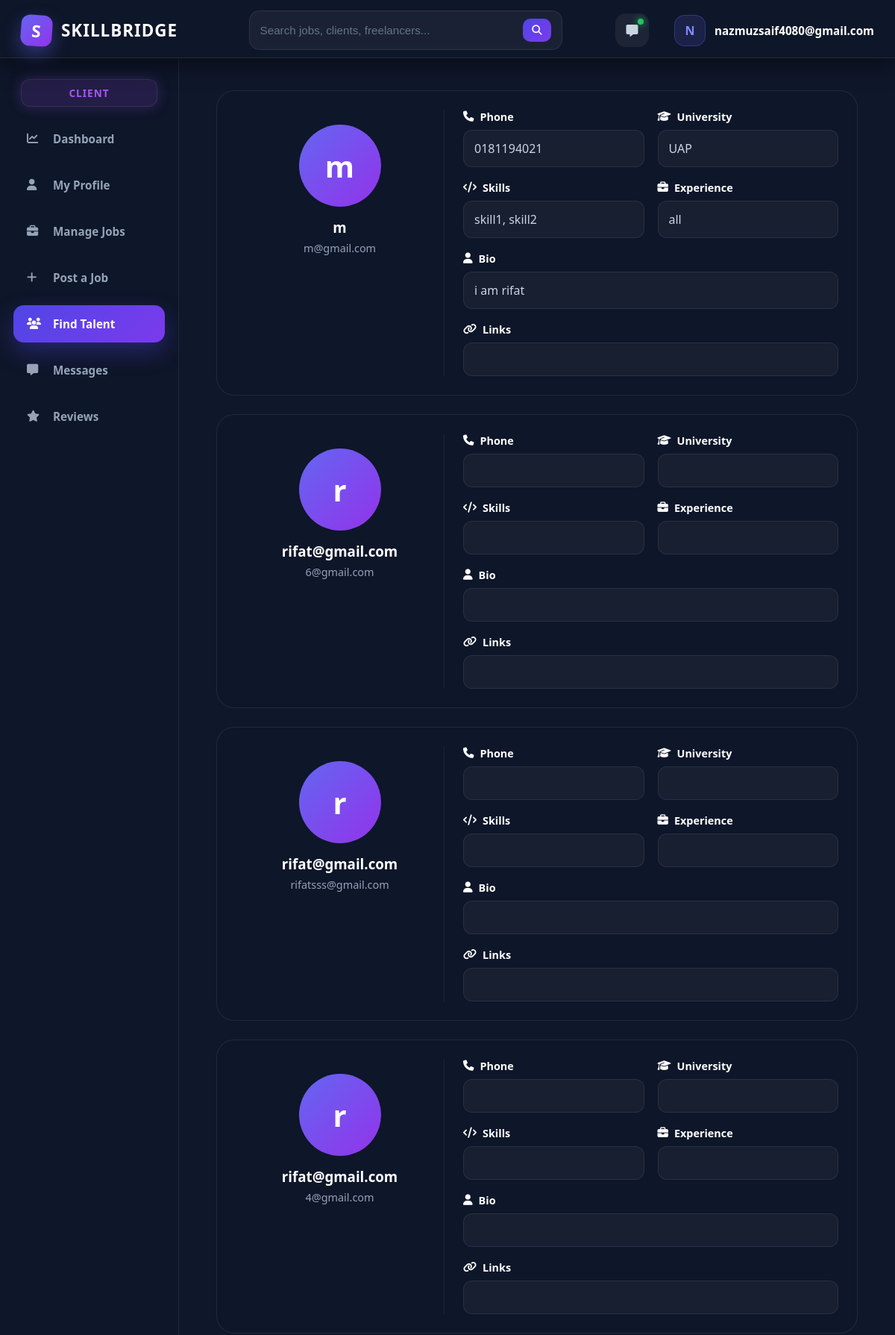
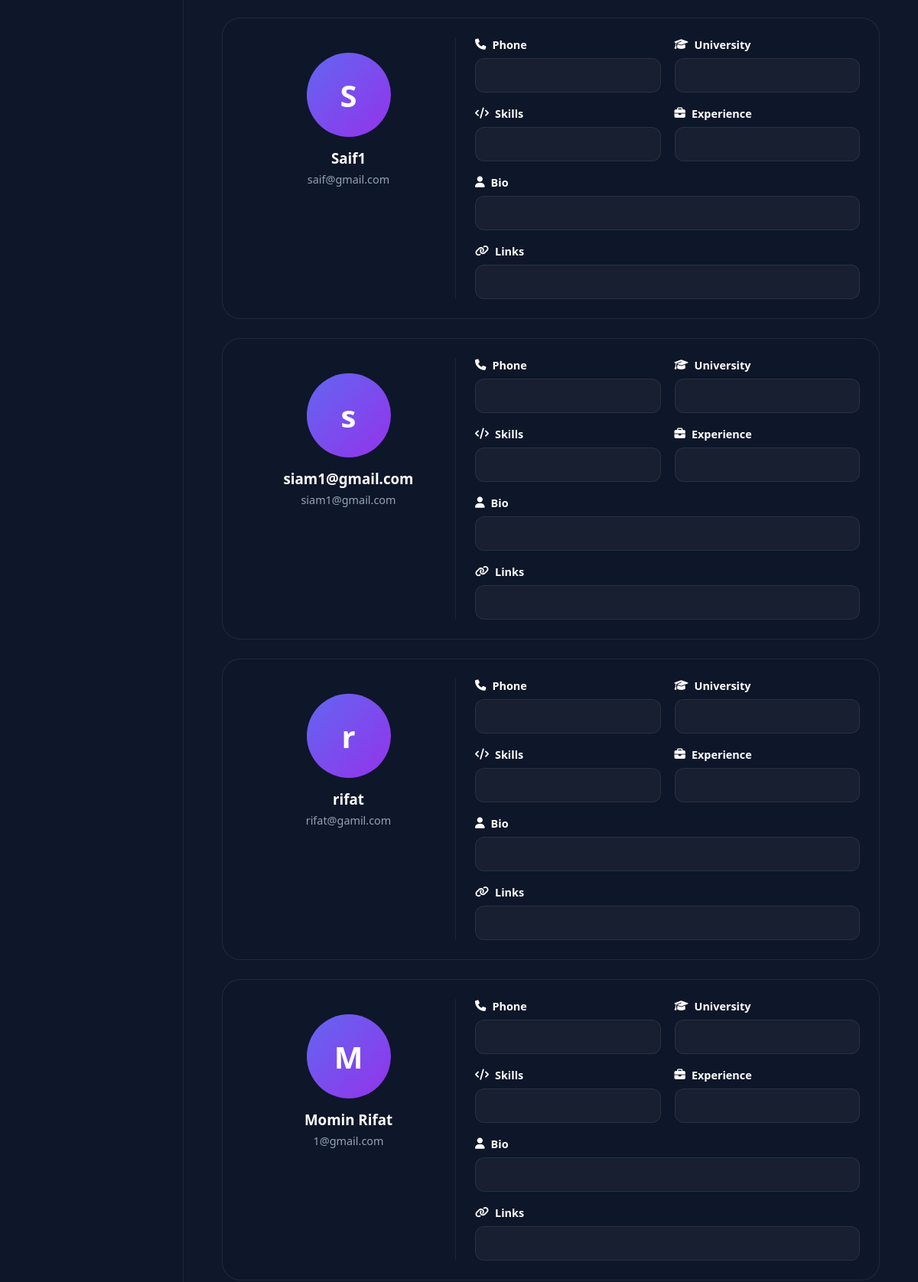
Screenshot of /users/find-talents/ (signed in, upper part) with the database file from the repository (2 pictures, top to bottom).
### users/models.py (models this page shows, shortened)
class FreelancerProfile(models.Model):
    user = models.OneToOneField(User, on_delete=models.CASCADE)
    name = models.CharField(max_length=200)
    email = models.EmailField(unique=True)
    phone = models.CharField(max_length=20)
    address = models.TextField()
    universityname = models.CharField(max_length=200, blank=True)
    degree = models.CharField(max_length=200, blank=True)
    skills = models.TextField()
    experience = models.TextField(blank=True)
    bio = models.TextField(blank=True)
    portfolio_link = models.URLField(blank=True)
    githublink = models.URLField(blank=True)
    linkedinlink = models.URLField(blank=True)
    profileimage = models.ImageField(upload_to='profiles/', blank=True, null=True)
    resume = models.FileField(upload_to='resumes/', blank=True, null=True)
    nidnumber = models.CharField(max_length=50)
    createdat = models.DateTimeField(auto_now_add=True)

### users/views.py (the view)
# urls.py: path('find-talents/',views.find_talents,name='findtalents'),
@login_required
def find_talents(request):
    freelancers = FreelancerProfile.objects.all().order_by('-createdat')
    context = {
        'freelancers': freelancers,
        'role': 'client'
    }
    return render(request, 'users/find_talents.html', context)

### templates/users/find_talents.html (shortened to what this page needs)
{% extends 'core/base.html' %}
{% load static %}
{% block extra_css %}
<link rel="stylesheet" href="{% static 'css/user/find_talents.css' %}">
<link rel="stylesheet" href="https://cdnjs.cloudflare.com/ajax/libs/font-awesome/6.5.1/css/all.min.css">
{% endblock %}
{% block content %}
<div class="find-page">
    <div class="talent-list">
        {% for freelancer in freelancers %}
        <div class="talent-card">
            <div class="talent-left">
                <div class="talent-img">
                    {% if freelancer.profileimage %}
                        <img src="{{ freelancer.profileimage.url }}">
                    {% else %}
                        <div class="default-img">
                            {{ freelancer.name|first }}
                        </div>
                    {% endif %}
                </div>
                <h3>{{ freelancer.name }}</h3>
                <p>{{ freelancer.email }}</p>
            </div>
            <div class="talent-right">
                <div class="info-box">
                    <label><i class="fa-solid fa-phone"></i> Phone</label>
                    <div class="box">{{ freelancer.phone }}</div>
                </div>
                <div class="info-box">
                    <label><i class="fa-solid fa-graduation-cap"></i> University</label>
                    <div class="box">{{ freelancer.universityname }}</div>
                </div>
                <div class="info-box">
                    <label><i class="fa-solid fa-code"></i> Skills</label>
                    <div class="box">{{ freelancer.skills }}</div>
                </div>
                <div class="info-box">
                    <label><i class="fa-solid fa-briefcase"></i> Experience</label>
                    <div class="box">{{ freelancer.experience }}</div>
                </div>
                <div class="info-box full">
                    <label><i class="fa-solid fa-user"></i> Bio</label>
                    <div class="box">{{ freelancer.bio }}</div>
                </div>
                <div class="info-box full">
                    <label><i class="fa-solid fa-link"></i> Links</label>
                    <div class="box">
                    </div>
                </div>
            </div>
        </div>
        {% endfor %}
    </div>
</div>
{% endblock %}

### templates/core/base.html (shortened to what this page needs)
{% load static %}
<!DOCTYPE html>
<html lang="en">
  <head>
    <link rel="stylesheet" href="https://cdnjs.cloudflare.com/ajax/libs/font-awesome/6.0.0/css/all.min.css" />
    <link rel="stylesheet" href="{% static 'css/core/base.css' %}" />
    {% block extra_css %}{% endblock %}
  </head>
  <body>
    <nav class="navbar">
      <div class="nav-container">
        <div class="nav-left">
          <a href="/" class="brand-logo"><div class="logo-box">S</div>SKILLBRIDGE</a>
          {% if user.is_authenticated %}
            <div class="nav-search">
              <form method="GET" action="{% url 'search' %}" class="search-form">
                <input type="text" name="q" placeholder="Search jobs, clients, freelancers..." />
                <button type="submit"><i class="fas fa-search"></i></button>
              </form>
            </div>
          {% endif %}
        </div>
        <div class="nav-right">
          {% if user.is_authenticated %}
            <a href="{% url 'nochat' %}" class="message-btn"><i class="fas fa-message"></i></a>
            <div class="user-info">
              <div class="user-avatar">{{ user.username.0|upper }}</div>
              <span class="user-name">{{ user.username }}</span>
            </div>
          {% else %}
            <div class="auth-desktop">
              <a href="{% url 'login' %}" class="btn-login">Login</a>
              <a href="{% url 'signup' %}" class="btn-signup">Sign Up</a>
            </div>
          {% endif %}
        </div>
      </div>
    </nav>
    {% if user.is_authenticated %}
      <div class="dashboard-layout">
        {% with current=request.path %}
          <aside class="sidebar">
            {% if request.session.role == 'freelancer' %}
              <div class="role-badge freelancer">Freelancer</div>
              <a href="{% url 'freelencerdashboard' %}" class="sidebar-item {% if request.resolver_match.url_name == 'freelencerdashboard' %}active{% endif %}">
                <i class="fas fa-chart-line"></i>Dashboard
              </a>
              <a href="{% url 'freelancerprofile' %}" class="sidebar-item {% if request.resolver_match.url_name == 'freelancerprofile' %}active{% endif %}">
                <i class="fas fa-user"></i>My Profile
              </a>
              <a href="{% url 'job_list' %}" class="sidebar-item {% if request.resolver_match.url_name == 'job_list' %}active{% endif %}">
                <i class="fas fa-briefcase"></i>Browse Jobs
              </a>
              <a href="{% url 'my_applications' %}" class="sidebar-item {% if request.resolver_match.url_name == 'my_applications' %}active{% endif %}">
                <i class="fas fa-file"></i>My Applications
              </a>
              <a href="{% url 'saved_jobs' %}" class="sidebar-item {% if request.resolver_match.url_name == 'saved_jobs' %}active{% endif %}">
                <i class="fas fa-bookmark"></i>Saved Jobs
              </a>
              <a href="{% url 'nochat' %}" class="sidebar-item {% if request.resolver_match.url_name == 'nochat' %}active{% endif %}">
                <i class="fas fa-message"></i>Messages
              </a>
              <a href="{% url 'frereview' %}" class="sidebar-item {% if request.resolver_match.url_name == 'frereview' %}active{% endif %}">
                <i class="fas fa-star"></i>Reviews
              </a>
            {% else %}
              <div class="role-badge client">Client</div>
              <a href="{% url 'clientdashboard' %}" class="sidebar-item {% if request.resolver_match.url_name == 'clientdashboard' %}active{% endif %}">
                <i class="fas fa-chart-line"></i>Dashboard
              </a>
              <a href="{% url 'clientprofile' %}" class="sidebar-item {% if request.resolver_match.url_name == 'clientprofile' %}active{% endif %}">
                <i class="fas fa-user"></i>My Profile
              </a>
              <a href="{% url 'client_jobs' %}" class="sidebar-item {% if request.resolver_match.url_name == 'client_jobs' %}active{% endif %}">
                <i class="fas fa-briefcase"></i>Manage Jobs
              </a>
              <a href="{% url 'post_job' %}" class="sidebar-item {% if request.resolver_match.url_name == 'post_job' %}active{% endif %}">
                <i class="fas fa-plus"></i>Post a Job
              </a>
              <a href="{% url 'findtalents' %}" class="sidebar-item {% if request.resolver_match.url_name == 'findtalents' %}active{% endif %}">
                <i class="fas fa-users"></i>Find Talent
              </a>
              <a href="{% url 'nochat' %}" class="sidebar-item {% if request.resolver_match.url_name == 'nochat' %}active{% endif %}">
                <i class="fas fa-message"></i>Messages
              </a>
              <a href="{% url 'frereview' %}" class="sidebar-item {% if request.resolver_match.url_name == 'frereview' %}active{% endif %}">
                <i class="fas fa-star"></i>Reviews
              </a>
            {% endif %}
          </aside>
        {% endwith %}
        <main class="dashboard-content">
          {% block content %}{% endblock %}
        </main>
      </div>
    {% else %}
      <main class="main-wrapper">
        {% block guest_content %}{% endblock %}
      </main>
    {% endif %}
  </body>
</html>

### static/css/user/find_talents.css (style rules this page uses)
.find-page { width: 100%; padding: 20px; }
.talent-list { display: flex; flex-direction: column; gap: 25px; }
.talent-card { display: grid; grid-template-columns: 280px 1fr; gap: 25px; background: rgba(15, 23, 42, 0.96); border: 1px solid rgba(255,255,255,0.08); border-radius: 24px; padding: 25px; transition: 0.3s ease; }
.talent-left { text-align: center; padding: 20px; border-right: 1px solid rgba(255,255,255,0.06); }
.talent-img { width: 110px; height: 110px; margin: auto; margin-bottom: 15px; }
.talent-img img, .default-img { width: 100%; height: 100%; border-radius: 50%; object-fit: cover; }
.default-img { background: linear-gradient(135deg,#6366f1,#9333ea); display: flex; align-items: center; justify-content: center; font-size: 2.5rem; font-weight: 700; color: white; }
.talent-left h3 { color: white; margin-bottom: 6px; }
.talent-left p { color: #94a3b8; font-size: 0.9rem; }
.talent-right { display: grid; grid-template-columns: repeat(2, 1fr); gap: 18px; }
.info-box { display: flex; flex-direction: column; gap: 8px; }
.info-box label { color: white; font-weight: 600; font-size: 0.9rem; display: flex; align-items: center; gap: 8px; }
.box { background: rgba(255,255,255,0.04); border: 1px solid rgba(255,255,255,0.08); padding: 12px 14px; border-radius: 12px; color: #cbd5e1; min-height: 45px; display: flex; align-items: center; line-height: 1.5; }
.info-box.full { grid-column: span 2; }

### rows the page displays
FreelancerProfile: name|first "m", name "m", email "m@gmail.com", phone "0181194021", universityname "UAP", skills "skill1, skill2", experience "all", bio "i am rifat"
FreelancerProfile: name|first "r", name "rifat@gmail.com", email "6@gmail.com"
FreelancerProfile: name|first "r", name "rifat@gmail.com", email "rifatsss@gmail.com"
FreelancerProfile: name|first "r", name "rifat@gmail.com", email "4@gmail.com"
FreelancerProfile: name|first "S", name "Saif1", email "saif@gmail.com"
FreelancerProfile: name|first "s", name "siam1@gmail.com", email "siam1@gmail.com"
FreelancerProfile: name|first "r", name "rifat", email "rifat@gamil.com"
FreelancerProfile: name|first "M", name "Momin Rifat", email "1@gmail.com"

### other values shown
{{ user.username.0|upper }} "N"
{{ user.username }} "nazmuzsaif4080@gmail.com"
